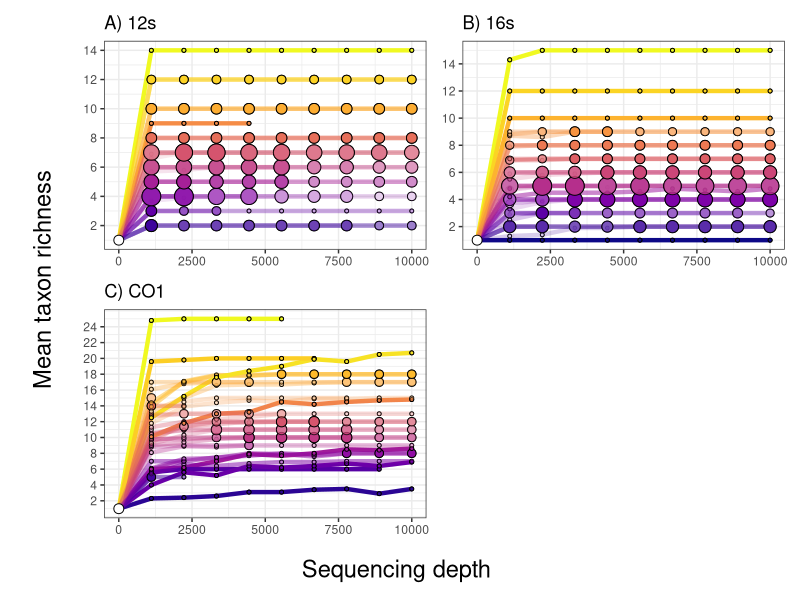

Generate this figure with R:
#load libraries
library(dplyr)
library(ggplot2)
library(tidyr)
library(viridis)
library(patchwork)

#load data and format it for plotting
taxdat_12s <- read.csv("data/12S_final5_taxa_table_richness-rarefaction-10000.csv")%>%
          gather(key = "var",value = "count",depth.1_iter.1:depth.10000_iter.10)%>%
          separate(var,into=c("var1","var2"),sep="_")%>%
          mutate(depth=as.numeric(gsub("depth.","",var1)),
                 iteration=gsub("iter.","",var2),
                 marker="12s")%>%
          select(sample.id,depth,iteration,count,marker)

taxdat_16s <- read.csv("data/16S_final5_taxa_table_richness_rarefaction-10000.csv")%>%
              gather(key = "var",value = "count",depth.1_iter.1:depth.10000_iter.10)%>%
              separate(var,into=c("var1","var2"),sep="_")%>%
              mutate(depth=as.numeric(gsub("depth.","",var1)),
                     iteration=gsub("iter.","",var2),
                     marker="16s")%>%
              select(sample.id,depth,iteration,count,marker)

taxdat_CO1 <- read.csv("data/CO1_final2_taxa_table_richness-rarefaction-10000.csv")%>%
              gather(key = "var",value = "count",depth.1_iter.1:depth.10000_iter.10)%>%
              separate(var,into=c("var1","var2"),sep="_")%>%
              mutate(depth=as.numeric(gsub("depth.","",var1)),
                     iteration=gsub("iter.","",var2),
                     marker="CO1")%>%
              select(sample.id,depth,iteration,count,marker)



taxdat <- rbind(taxdat_12s,taxdat_16s,taxdat_CO1)

taxdat_processed <- taxdat%>%
                    group_by(marker,sample.id,depth)%>%
                    summarise(mn=mean(count,na.rm=T),
                              sd=sd(count,na.rm=T),
                              se=sd/sqrt(10))%>%
                    ungroup()%>%
                    data.frame()

groups <- taxdat_processed%>%
          group_by(marker,sample.id)%>%
          summarise(max=max(mn,na.rm=T))%>%
          ungroup()%>%
          data.frame()%>%
          arrange(marker,max)

taxdat_processed2 <- taxdat_processed%>%
                     left_join(.,groups)

group_num <- taxdat_processed2%>%
             group_by(marker,max)%>%
             summarise(sample_n = length(unique(sample.id)))%>%
             ungroup()%>%
             data.frame()

group_depth <- taxdat_processed2%>%
               filter(!is.na(mn))%>%
               group_by(marker,max)%>%
               summarise(max_depth = max(depth,na.rm=T))%>%
               ungroup()%>%
               data.frame()
                     
taxdat_processed3 <- taxdat_processed2%>%
                     left_join(.,group_num)%>%
                     mutate(alpha = 1/sample_n) #this will get the alpha right

count_df <- taxdat_processed3%>%
            group_by(marker,max,depth,mn)%>%
            summarise(count=length(unique(sample.id)))%>%
            ungroup()%>%
            left_join(.,group_num)%>%
            mutate(alpha = 1/sample_n*count)%>%
            data.frame()

#now construct the plotting elements for each marker, with slight adjustments to the plots for assembly using patchwork

#12s primer
  plot_12s <- ggplot()+
    geom_line(data=taxdat_processed3%>%filter(!is.na(mn),marker=="12s"),
              aes(x=depth,y=mn,group=sample.id,col=factor(max),alpha=alpha),lwd=1.5,show.legend=FALSE)+
    geom_point(data=count_df%>%filter(depth>1,marker=="12s"),
               aes(x=depth,y=mn,size=count),pch=21,col="black",fill="white",show.legend=FALSE)+
    geom_point(data=count_df%>%filter(depth>1,marker=="12s"),
               aes(x=depth,y=mn,fill=factor(max),alpha=alpha,size=count),pch=21,col="black",show.legend=FALSE)+
    geom_point(aes(x=0,y=1),col="black",fill="white",pch=21,size=3)+
    labs(x="Sequencing depth",y="",size="# obs",title="A) 12s")+
    theme_bw()+
    scale_y_continuous(breaks=seq(2,15,2))+
    scale_color_viridis(discrete=T,option="C")+
    scale_size_continuous(breaks=c(1,5,9,14))+
    scale_fill_viridis(discrete=T,option="C")+
    theme(legend.position = "none",
          axis.title.x = element_blank(),
          axis.title.y = element_blank())
#16s primer
  plot_16s <- ggplot()+
    geom_line(data=taxdat_processed3%>%filter(!is.na(mn),marker=="16s"),
              aes(x=depth,y=mn,group=sample.id,col=factor(max),alpha=alpha),lwd=1.5,show.legend=FALSE)+
    geom_point(data=count_df%>%filter(depth>1,marker=="16s"),
               aes(x=depth,y=mn,size=count),pch=21,col="black",fill="white",show.legend=FALSE)+
    geom_point(data=count_df%>%filter(depth>1,marker=="16s"),
               aes(x=depth,y=mn,fill=factor(max),alpha=alpha,size=count),pch=21,col="black",show.legend=FALSE)+
    geom_point(aes(x=0,y=1),col="black",fill="white",pch=21,size=3)+
    labs(x="Sequencing depth",y="",size="# obs",title="B) 16s")+
    theme_bw()+
    scale_y_continuous(breaks=seq(2,15,2))+
    scale_color_viridis(discrete=T,option="C")+
    scale_size_continuous(breaks=c(1,5,9,14))+
    scale_fill_viridis(discrete=T,option="C")+
    theme(legend.position = "bottom",
          axis.title.x = element_blank(),
          axis.title.y = element_blank())

#CO1 primer
  plot_co1 <- ggplot()+
    geom_line(data=taxdat_processed3%>%filter(!is.na(mn),marker=="CO1"),
              aes(x=depth,y=mn,group=sample.id,col=factor(max),alpha=alpha),lwd=1.5,show.legend=FALSE)+
    geom_point(data=count_df%>%filter(depth>1,marker=="CO1"),
               aes(x=depth,y=mn,size=count),pch=21,col="black",fill="white",show.legend=FALSE)+
    geom_point(data=count_df%>%filter(depth>1,marker=="CO1"),
               aes(x=depth,y=mn,fill=factor(max),alpha=alpha,size=count),pch=21,col="black",show.legend=FALSE)+
    geom_point(aes(x=0,y=1),col="black",fill="white",pch=21,size=3)+
    labs(x="",y="",size="# obs",title="C) CO1")+
    theme_bw()+
    scale_y_continuous(breaks=seq(2,25,2))+
    scale_color_viridis(discrete=T,option="C")+
    scale_size_continuous(breaks=c(1,5,9,14),)+
    scale_fill_viridis(discrete=T,option="C")+
    theme(legend.position = "none",
          axis.title.y = element_blank(),
          axis.title.x= element_blank()) 
  
  p_lab <- ggplot() + 
            annotate(geom = "text", x = 1, y = 1, label = "Mean taxon richness", angle = 90,size = 6) +
            coord_cartesian(clip = "off")+
            theme_void()+
            theme()
  
  p_lab_bottom <- ggplot() + 
    annotate(geom = "text", x = 1, y = 1, label = "Sequencing depth", ,size = 6) +
    coord_cartesian(clip = "off")+
    theme_void()+
    theme()

#combined into one plot 
  combo_plot = {{p_lab + {(plot_12s+plot_16s+plot_co1+guide_area()) + plot_layout(nrow=2,guides="collect") & theme(legend.position="right")} + plot_layout(ncol=2,widths=c(0.1,1))}} / 
                p_lab_bottom + plot_layout(nrow=2,heights = c(1,0.1))
  
  # combo_plot =  {{(plot_12s+plot_16s+plot_co1+guide_area()) + plot_layout(nrow=2,guides="collect") & theme(legend.position="right")} / p_lab_bottom + plot_layout(nrow=2,heights = c(1,0.1))} | 
  #               p_lab + plot_layout(ncol=2,widths = c(1,0.1))

#save plot
  ggsave("output/taxonrichness_seqdepth.png",combo_plot,width=9,height=9,units="in",dpi=300)
